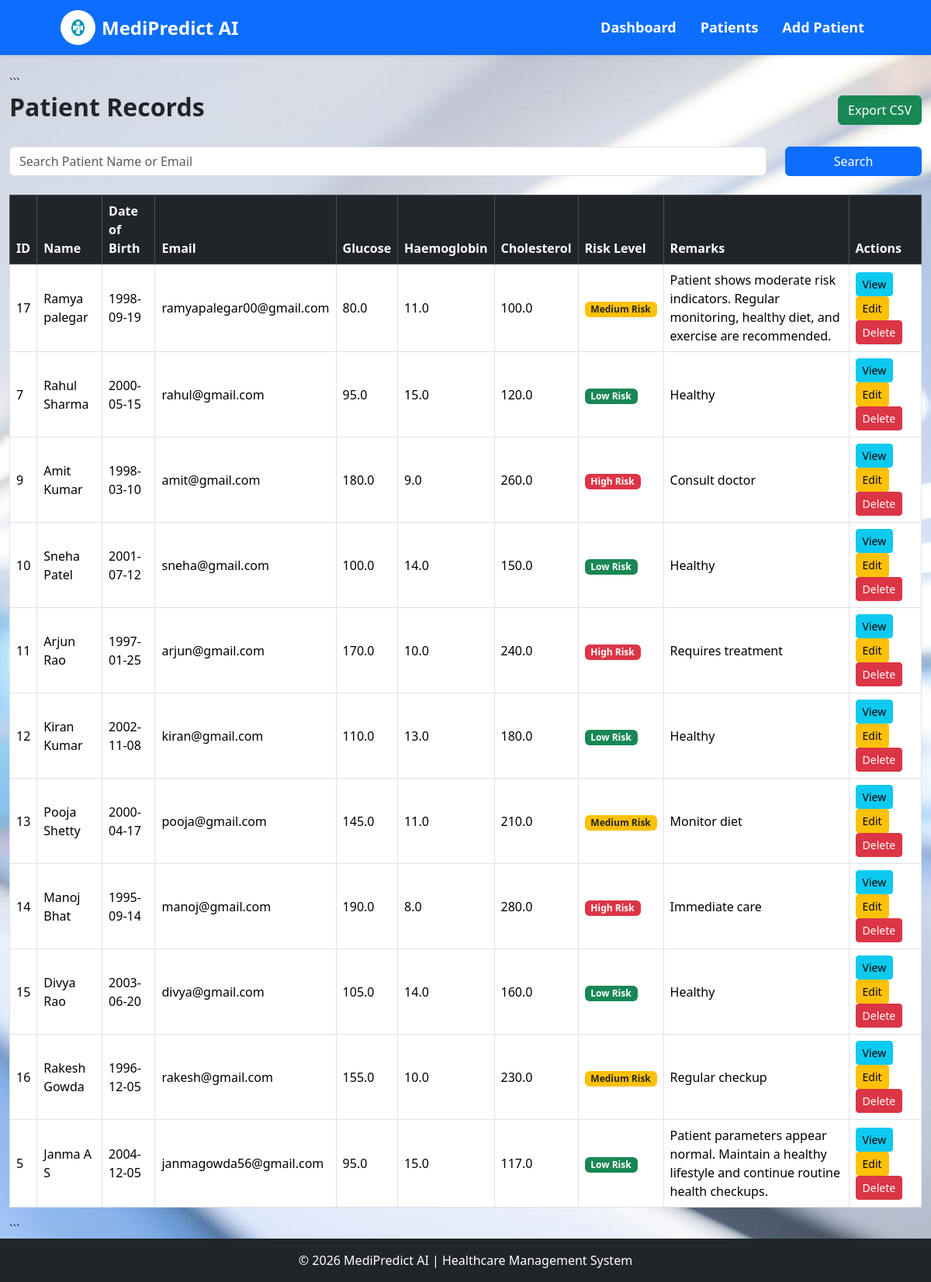
Before: /patients with the older database file.
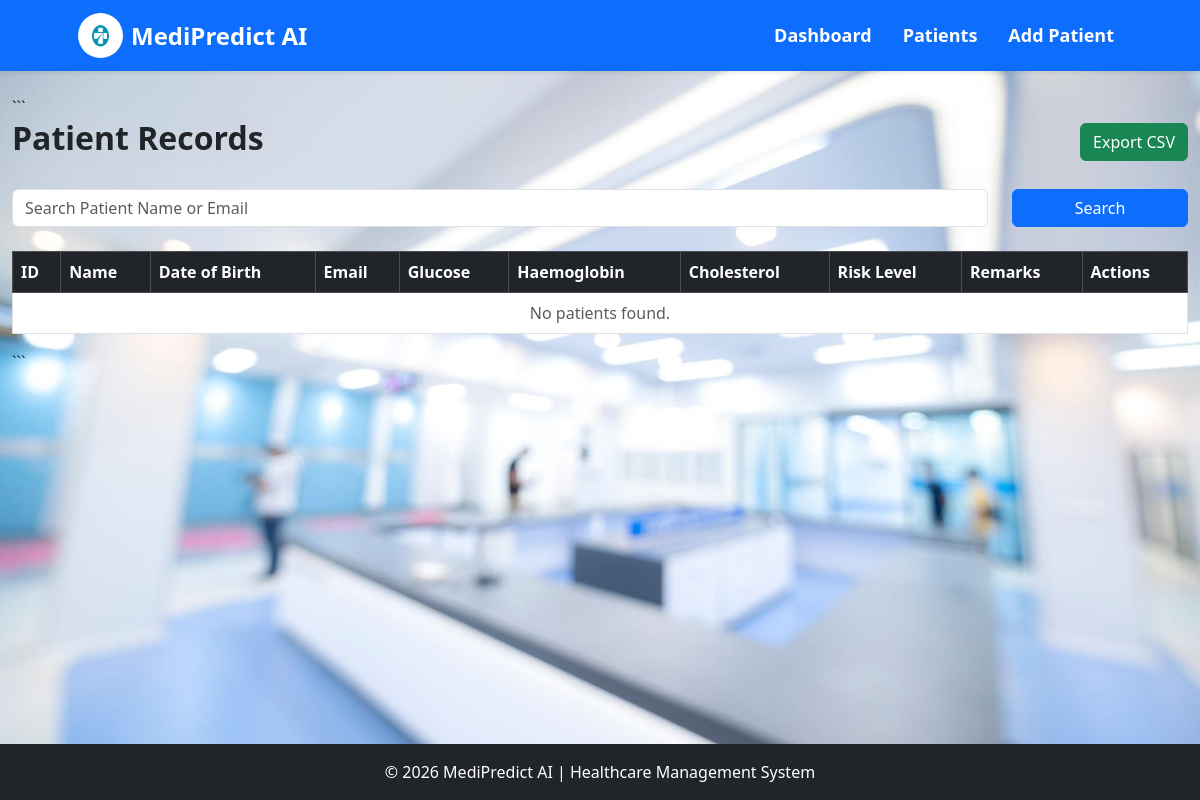
After: the same page with the newer database file.
### tables this page shows
CREATE TABLE patients (

        id INTEGER PRIMARY KEY AUTOINCREMENT,

        full_name TEXT NOT NULL,

        dob DATE NOT NULL,

        email TEXT NOT NULL,

        glucose REAL NOT NULL,

        haemoglobin REAL NOT NULL,

        cholesterol REAL NOT NULL,

        risk_level TEXT,

        remarks TEXT,

        created_at TIMESTAMP DEFAULT CURRENT_TIMESTAMP

    );

### app.py (the view)
@app.route("/patients")
def patients():
    search = request.args.get("search", "")
    conn = get_db_connection()
    patients = conn.execute("""
        SELECT *
        FROM patients
        WHERE full_name LIKE ?
             OR email LIKE ?
        ORDER BY created_at DESC
    """, (f"%{search}%",f"%{search}%")).fetchall()
    conn.close()
    return render_template(
        "patients.html",
        patients=patients,
        search=search
    )

### app.py (called while the page is built)
def get_db_connection():
    conn = sqlite3.connect(DATABASE)
    conn.row_factory = sqlite3.Row
    return conn

### templates/patients.html
{% extends 'base.html' %}
{% block content %}
<div class="container-fluid mt-4">
```
<div class="d-flex justify-content-between align-items-center mb-4">
    <h2 class="fw-bold">
        Patient Records
    </h2>
    <a href="{{ url_for('export_csv') }}"
       class="btn btn-success">
        Export CSV
    </a>
</div>
<form method="GET"
      action="{{ url_for('patients') }}"
      class="mb-4">
    <div class="row">
        <div class="col-md-10">
            <input type="text"
                   name="search"
                   class="form-control"
                   placeholder="Search Patient Name or Email"
                   value="{{ search }}">
        </div>
        <div class="col-md-2">
            <button type="submit"
                    class="btn btn-primary w-100">
                Search
            </button>
        </div>
    </div>
</form>
<div class="table-responsive">
    <table class="table table-bordered table-hover align-middle">
        <thead class="table-dark">
            <tr>
                <th>ID</th>
                <th>Name</th>
                <th>Date of Birth</th>
                <th>Email</th>
                <th>Glucose</th>
                <th>Haemoglobin</th>
                <th>Cholesterol</th>
                <th>Risk Level</th>
                <th>Remarks</th>
                <th>Actions</th>
            </tr>
        </thead>
        <tbody>
            {% for patient in patients %}
            <tr>
                <td>{{ patient.id }}</td>
                <td>{{ patient.full_name }}</td>
                <td>{{ patient.dob }}</td>
                <td>{{ patient.email }}</td>
                <td>{{ patient.glucose }}</td>
                <td>{{ patient.haemoglobin }}</td>
                <td>{{ patient.cholesterol }}</td>
                <td>
                    {% if patient.risk_level == 'Low Risk' %}
                        <span class="badge bg-success">
                            {{ patient.risk_level }}
                        </span>
                    {% elif patient.risk_level == 'Medium Risk' %}
                        <span class="badge bg-warning text-dark">
                            {{ patient.risk_level }}
                        </span>
                    {% else %}
                        <span class="badge bg-danger">
                            {{ patient.risk_level }}
                        </span>
                    {% endif %}
                </td>
                <td>{{ patient.remarks }}</td>
                <td>
                    <a href="{{ url_for('view_patient', patient_id=patient.id) }}"
                       class="btn btn-info btn-sm">
                        View
                    </a>
                    <a href="{{ url_for('edit_patient', id=patient.id) }}"
                       class="btn btn-warning btn-sm">
                        Edit
                    </a>
                    <a href="{{ url_for('delete_patient', id=patient.id) }}"
                       class="btn btn-danger btn-sm"
                       onclick="return confirm('Delete this patient?')">
                        Delete
                    </a>
                </td>
            </tr>
            {% endfor %}
            {% if not patients %}
            <tr>
                <td colspan="10"
                    class="text-center text-muted">
                    No patients found.
                </td>
            </tr>
            {% endif %}
        </tbody>
    </table>
</div>
```
</div>
{% endblock %}

### templates/base.html (shortened to what this page needs)
<!DOCTYPE html>
<html lang="en">
<head>
    <link href="https://cdn.jsdelivr.net/npm/bootstrap@5.3.3/dist/css/bootstrap.min.css"
          rel="stylesheet">
    <link rel="stylesheet"
          href="{{ url_for('static', filename='css/style.css') }}">
</head>
<body>
    <nav class="navbar navbar-expand-lg navbar-dark bg-primary shadow-sm">
        <div class="container-fluid px-5">
            <a class="navbar-brand d-flex align-items-center fw-bold"
               href="{{ url_for('dashboard') }}">
                <img src="{{ url_for('static', filename='images/logo.jpg') }}"
                     alt="Logo"
                     width="45"
                     height="45"
                     class="rounded-circle">
                <span class="fs-4 ms-2">
                    MediPredict AI
                </span>
            </a>
            <div class="collapse navbar-collapse"
                 id="navbarNav">
                <ul class="navbar-nav ms-auto">
                    <li class="nav-item">
                        <a class="nav-link"
                           href="{{ url_for('dashboard') }}">
                            Dashboard
                        </a>
                    </li>
                    <li class="nav-item">
                        <a class="nav-link"
                           href="{{ url_for('patients') }}">
                            Patients
                        </a>
                    </li>
                    <li class="nav-item">
                        <a class="nav-link"
                           href="{{ url_for('add_patient') }}">
                            Add Patient
                        </a>
                    </li>
                </ul>
            </div>
        </div>
    </nav>
    <main class="content-wrapper">
        {% block content %}
        {% endblock %}
    </main>
    <footer class="footer bg-dark text-white text-center py-3">
        <p class="mb-0">
            © 2026 MediPredict AI | Healthcare Management System
        </p>
    </footer>
</body>
</html>

### static/css/style.css (style rules this page uses)
body { background-image: url("../images/bg.jpg"); background-size: cover; background-position: center; background-repeat: no-repeat; background-attachment: fixed; min-height: 100vh; }
.navbar { box-shadow: 0 2px 10px rgba(0,0,0,0.2); }
table { background:rgba(255,255,255,0.95); }
.navbar { padding-left: 30px; padding-right: 30px; }
.navbar-brand { font-size: 20px; font-weight: bold; }
.navbar-nav { margin-left: auto; }
.navbar-nav .nav-link { margin-left: 15px; font-size: 17px; }
.navbar-nav .nav-link { color: #ffffff !important; font-size: 18px; font-weight: 600; margin-left: 15px; }
.navbar-brand { color: #ffffff !important; font-size: 20px; font-weight: bold; }
html, body { height:100%; }
body { display:flex; flex-direction:column; }
.content-wrapper { flex:1; }
.footer { margin-top:auto; }

Changed rows visible on the page:
removed patients: id "17", full_name "Ramya palegar", dob "1998-09-19", email "ramyapalegar00@gmail.com", glucose "80.0", haemoglobin "11.0", cholesterol "100.0", risk_level "Medium Risk", remarks "Patient shows moderate risk indicators. Regular monitoring, healthy diet, and exercise are recommended."
removed patients: id "7", full_name "Rahul Sharma", dob "2000-05-15", email "rahul@gmail.com", glucose "95.0", haemoglobin "15.0", cholesterol "120.0", risk_level "Low Risk", remarks "Healthy"
removed patients: id "9", full_name "Amit Kumar", dob "1998-03-10", email "amit@gmail.com", glucose "180.0", haemoglobin "9.0", cholesterol "260.0", risk_level "High Risk", remarks "Consult doctor"
removed patients: id "10", full_name "Sneha Patel", dob "2001-07-12", email "sneha@gmail.com", glucose "100.0", haemoglobin "14.0", cholesterol "150.0", risk_level "Low Risk", remarks "Healthy"
removed patients: id "11", full_name "Arjun Rao", dob "1997-01-25", email "arjun@gmail.com", glucose "170.0", haemoglobin "10.0", cholesterol "240.0", risk_level "High Risk", remarks "Requires treatment"
removed patients: id "12", full_name "Kiran Kumar", dob "2002-11-08", email "kiran@gmail.com", glucose "110.0", haemoglobin "13.0", cholesterol "180.0", risk_level "Low Risk", remarks "Healthy"
removed patients: id "13", full_name "Pooja Shetty", dob "2000-04-17", email "pooja@gmail.com", glucose "145.0", haemoglobin "11.0", cholesterol "210.0", risk_level "Medium Risk", remarks "Monitor diet"
removed patients: id "14", full_name "Manoj Bhat", dob "1995-09-14", email "manoj@gmail.com", glucose "190.0", haemoglobin "8.0", cholesterol "280.0", risk_level "High Risk", remarks "Immediate care"
removed patients: id "15", full_name "Divya Rao", dob "2003-06-20", email "divya@gmail.com", glucose "105.0", haemoglobin "14.0", cholesterol "160.0", risk_level "Low Risk", remarks "Healthy"
removed patients: id "16", full_name "Rakesh Gowda", dob "1996-12-05", email "rakesh@gmail.com", glucose "155.0", haemoglobin "10.0", cholesterol "230.0", risk_level "Medium Risk", remarks "Regular checkup"
removed patients: id "5", full_name "Janma A S", dob "2004-12-05", email "janmagowda56@gmail.com", glucose "95.0", haemoglobin "15.0", cholesterol "117.0", risk_level "Low Risk", remarks "Patient parameters appear normal. Maintain a healthy lifestyle and continue routine health checkups."
Other visible differences:
text now shown: "No patients found."
